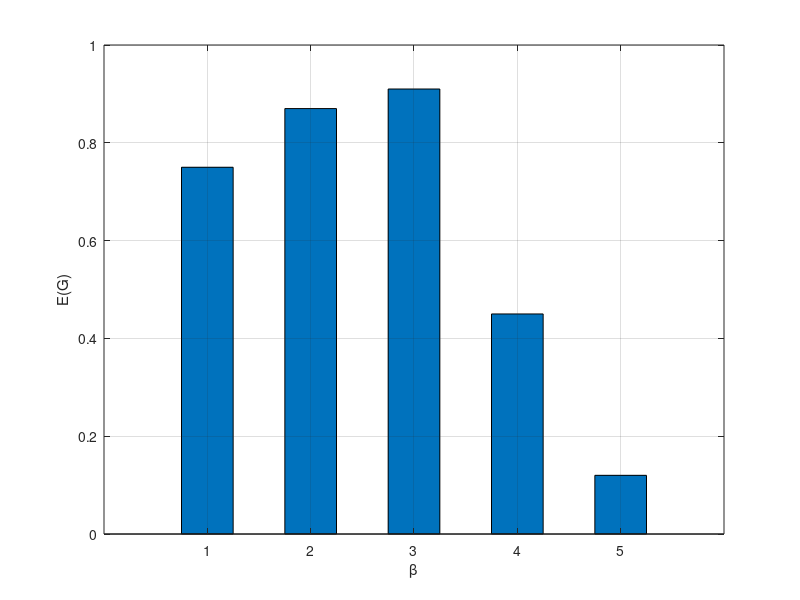

The MATLAB script that drew this image:
%Section 3.3
%Subsection 3.3.2
%Plot a bar chart about the changes of the Communication efficiency;
clc;
clear;

%x=[0.25,0.50,1.0,2.0,4.0,8.0];
y=[0.75,0.87,0.91,0.45,0.12];
%set(gca,'xticklabel',{'0.25','0.50','1.0','2.0','4.0','8.0'}) 
bar(y,0.5);
xlabel('\beta');
ylabel('E(G)')
grid on;